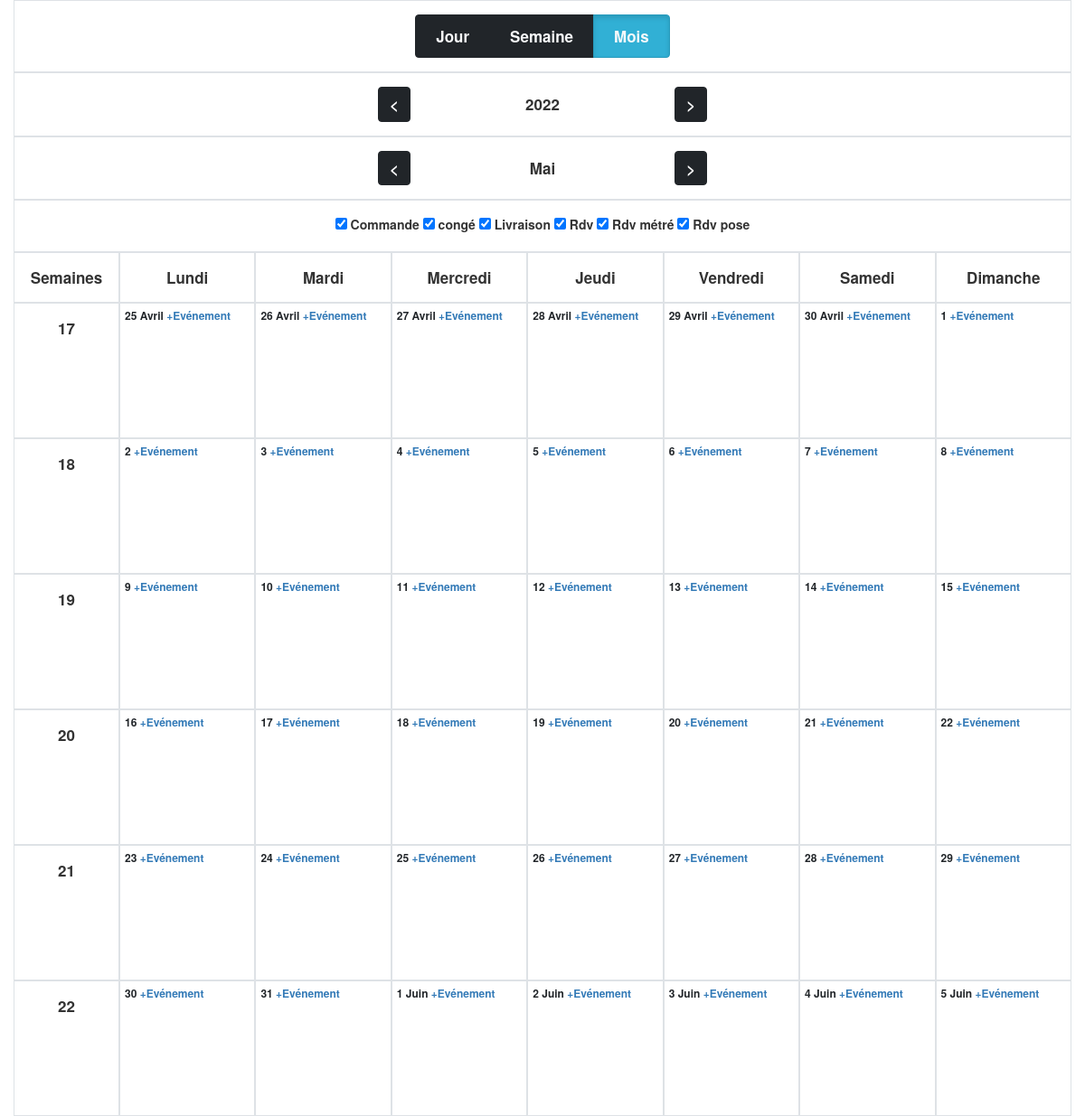
/mois/5/2022, run on the app's committed database.
### tables this page shows
CREATE TABLE IF NOT EXISTS `typeevenement`
(
    `Id_TypeEvenement`      int(11) NOT NULL AUTO_INCREMENT,
    `Nom_TypeEvenement`     varchar(50) DEFAULT NULL,
    `Couleur_TypeEvenement` varchar(50) DEFAULT NULL,
    `Id_Client`             int(11)     DEFAULT NULL,
    PRIMARY KEY (`Id_TypeEvenement`),
    KEY `Id_Client` (`Id_Client`)
);

### app/Model/chargerView.php (called while the page is built, shortened)
<?php
class chargerView
{
    public function view(string $vu='index', array $data=array()){
        $baseDir =  dirname(__DIR__);
        include($baseDir.'/view/'.$vu.'.php');
  }
}

### index.php (called while the page is built, shortened)
<?php
$route = new Route();
$route->index();

### app/Model/typeEvenement.php (called while the page is built, shortened)
<?php
class typeEvenement
{
    public $idclient;
    public function setIdclient($idclient)
    {
        $this->idclient = $idclient;
    }
    public function getIdclient()
    {
        return $this->idclient;
    }
    public function getEvenement()
    {
        $db = Database::connect();
        $reqeve = $db->prepare('select * from typeevenement where Id_Client=? order by Nom_TypeEvenement ');
        $reqeve->execute(array($this->getIdclient()));
       return $reqeve->fetchAll();
    }
}

### app/Librairy/ConvertDate.php (called while the page is built, shortened)
<?php
class ConvertDate
{
    public function getSemaines($year,$month): array
    {
        $tabsemaine = array();
        $dateJour = date('Y-m-d', strtotime($year . '-' . $month . '-01'));
        $demare = date('Y-m-d', strtotime('last monday', strtotime($dateJour)));
        for ($ligne = 0; $ligne < 6; $ligne++) {
            for ($jour = 0; $jour < 7; $jour++) {
                $tabsemaine[$ligne][(int)date('W', strtotime($demare))][] = $demare;
                $demare = date("Y-m-d", strtotime($demare . '+ 1 days'));
            }
        }
        return $tabsemaine;
    }
}

### app/View/mois.php (the view, shortened to what this page needs)
<div class="container">
    <div class="row">
        <div class="col-md-12 border text-center p-4">
            <div class="btn-group btn-group-toggle">
                <label class="btn btn-dark ">
                    <a class="nav-link text-light fw-bold" href="/jour/1/<?= $month; ?>/<?= $year; ?>">Jour</a>
                </label>
                <label class="btn btn-dark ">
                    <a class="nav-link text-light fw-bold"
                       href="/semaine/<?= date('W', strtotime($year . '-' . $month . '-01')); ?>/<?= $year; ?>">Semaine</a>
                </label>
                <label class="btn btn-info active">
                    <a class="nav-link text-light fw-bold"
                       href="#">Mois</a>
                </label>
            </div>
        </div>
        <div class="col-md-12 border text-center  p-4"><a class="btn btn-dark fw-bold"
                                                          href="/mois/<?= (int)$month; ?>/<?= (int)$year - 1; ?>"><</a>
            <div class="btn btn-light w-25 fw-bold"><?php echo $year; ?></div>
            <a class="btn btn-dark fw-bold" href="/mois/<?= $month; ?>/<?php echo $year + 1; ?>">></a>
        </div>
        <div class="col-md-12 border text-center  p-4"><a class="btn btn-dark fw-bold"
                                                          href="/mois/<?= ($month - 1 == 0) ? 12 : $month - 1; ?>
/<?= ($month - 1 == 0) ? $year - 1 : $year; ?>"><</a>
            <div class="btn btn-light w-25 fw-bold"><?=$tabMois[$month]; ?></div>
            <a class="btn btn-dark fw-bold"
                           href="/mois/<?= ($month + 1 >= 12) ? 1 : $month + 1; ?>/<?= ($month + 1 >= 12) ? $year + 1 : $year; ?>">></a>
        </div>
        <div class="col-md-12 border text-center  p-4">
            <div class="btn-group">
                <?php foreach ($TypeEve as $key => $rowcheck) { ?>
                    <input class="form-check-input" type="checkbox" id="check<?= $rowcheck['Id_TypeEvenement']; ?>"
                           checked value="yes">
                    <label class="form-check-label"
                           for="check<?= $rowcheck['Id_TypeEvenement']; ?>"><?= $rowcheck['Nom_TypeEvenement']; ?></label>
                    <?php
                }
                ?></div>
        </div>
        <div class="col-md-1 fw-bold border p-4 text-center" style="width: 10%;">
            Semaines
        </div>
        <?php
        foreach ($tab_jours as $row) {
            ?>
            <div class="col-md-1 fw-bold border p-4 text-center"
                 style="width: 12.8571%;"><?= $row; ?></div>
            <?php
        }
        ?>
        <?php foreach ($tabsemaine as $rowMois) { ?>
            <?php foreach ($rowMois as $key => $rowSemaine) {
                ?>
                <div class="col-md-1 fw-bold border p-4 text-center" style="width: 10%;height: 150px;">
                    <?= $key; ?>
                </div>
                <?php foreach ($rowSemaine as $rowJour) { ?>
                    <div class="col-md-1 fw-bold border <?= ($rowJour == date('Y-m-d')) ? 'currentDay' : ''; ?> p-1"
                         style="width: 12.8571%;height: 150px; ">
                        <div class="date">
                            <a href="/jour/<?= (int)date('d', strtotime($rowJour)); ?>/<?= (int)date('m', strtotime($rowJour)); ?>/<?= (int)date('Y', strtotime($rowJour)); ?>"
                               class="text-dark"><small><?= (int)date('d', strtotime($rowJour)); ?> <?= (date('m', strtotime($rowJour)) != $month) ? $tabMois[(int)date('m', strtotime($rowJour))] : ''; ?>
                            </a>
                            <a href="/nouveaurdv/<?= (int)date('m', strtotime($rowJour)); ?>/<?= (int)date('Y', strtotime($rowJour)); ?>/<?= (int)date('d', strtotime($rowJour)); ?>">+Evénement</a></small>
                        </div>
                    </div>
                <?php } ?>
            <?php } ?>
            <?php
        }
        ?>
    </div>
</div>

### assets/css/planning.css (style rules this page uses)
.p-4 { padding: 1.5rem !important; }
.p-1 { padding: 0.5rem !important }
.col-md-1 { flex: 0 0 auto; width: 8.33333333%; }
.text-light { color: #f8f9fa !important; }
.text-dark { color: #212529; }
.fw-bold { font-weight: 700 !important; font-size: 1.7rem; }
.nav-link { display: block; padding: 0.5rem 1rem; color: #0d6efd; text-decoration: none; transition: color .15s ease-in-out, background-color .15s ease-in-out, border-color .15s ease-in-out; }
.btn-dark { color: #fff; background-color: #212529; border-color: #212529; }
.border { border: 1px solid #dee2e6 !important; }
.w-25 { width: 25% !important; }
.date { font-size: 83%; }

### data on the page
typeevenement: Nom_TypeEvenement "Commande"
typeevenement: Nom_TypeEvenement "congé"
typeevenement: Nom_TypeEvenement "Livraison"
typeevenement: Nom_TypeEvenement "Rdv"
typeevenement: Nom_TypeEvenement "Rdv métré"
typeevenement: Nom_TypeEvenement "Rdv pose"

### other printed values
$year "2022"
$tabMois[$month] "Mai"
$row "Lundi"
$row "Mardi"
$row "Mercredi"
$row "Jeudi"
$row "Vendredi"
$row "Samedi"
$row "Dimanche"
$key "17"
date('d', strtotime($rowJour)) "25"
$tabMois[(int)date('m', strtotime($rowJour))] "Avril"
date('d', strtotime($rowJour)) "26"
date('d', strtotime($rowJour)) "27"
date('d', strtotime($rowJour)) "28"
